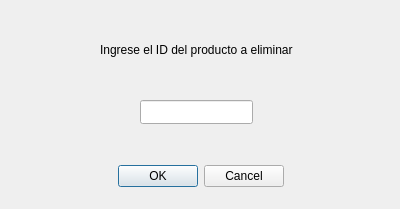
<?xml version="1.0" encoding="UTF-8"?>
<ui version="4.0">
 <class>eliminar</class>
 <widget class="QDialog" name="eliminar">
  <property name="geometry">
   <rect>
    <x>0</x>
    <y>0</y>
    <width>400</width>
    <height>209</height>
   </rect>
  </property>
  <property name="windowTitle">
   <string>Dialog</string>
  </property>
  <widget class="QDialogButtonBox" name="buttonBox">
   <property name="geometry">
    <rect>
     <x>30</x>
     <y>160</y>
     <width>341</width>
     <height>32</height>
    </rect>
   </property>
   <property name="orientation">
    <enum>Qt::Horizontal</enum>
   </property>
   <property name="standardButtons">
    <set>QDialogButtonBox::Cancel|QDialogButtonBox::Ok</set>
   </property>
   <property name="centerButtons">
    <bool>true</bool>
   </property>
  </widget>
  <widget class="QLabel" name="labelInformativoEliminar">
   <property name="geometry">
    <rect>
     <x>100</x>
     <y>40</y>
     <width>211</width>
     <height>20</height>
    </rect>
   </property>
   <property name="text">
    <string>Ingrese el ID del producto a eliminar</string>
   </property>
  </widget>
  <widget class="QLineEdit" name="txtIDEliminar">
   <property name="geometry">
    <rect>
     <x>140</x>
     <y>100</y>
     <width>113</width>
     <height>24</height>
    </rect>
   </property>
  </widget>
 </widget>
 <resources/>
 <connections>
  <connection>
   <sender>buttonBox</sender>
   <signal>accepted()</signal>
   <receiver>eliminar</receiver>
   <slot>accept()</slot>
   <hints>
    <hint type="sourcelabel">
     <x>248</x>
     <y>254</y>
    </hint>
    <hint type="destinationlabel">
     <x>157</x>
     <y>274</y>
    </hint>
   </hints>
  </connection>
  <connection>
   <sender>buttonBox</sender>
   <signal>rejected()</signal>
   <receiver>eliminar</receiver>
   <slot>reject()</slot>
   <hints>
    <hint type="sourcelabel">
     <x>316</x>
     <y>260</y>
    </hint>
    <hint type="destinationlabel">
     <x>286</x>
     <y>274</y>
    </hint>
   </hints>
  </connection>
 </connections>
</ui>
